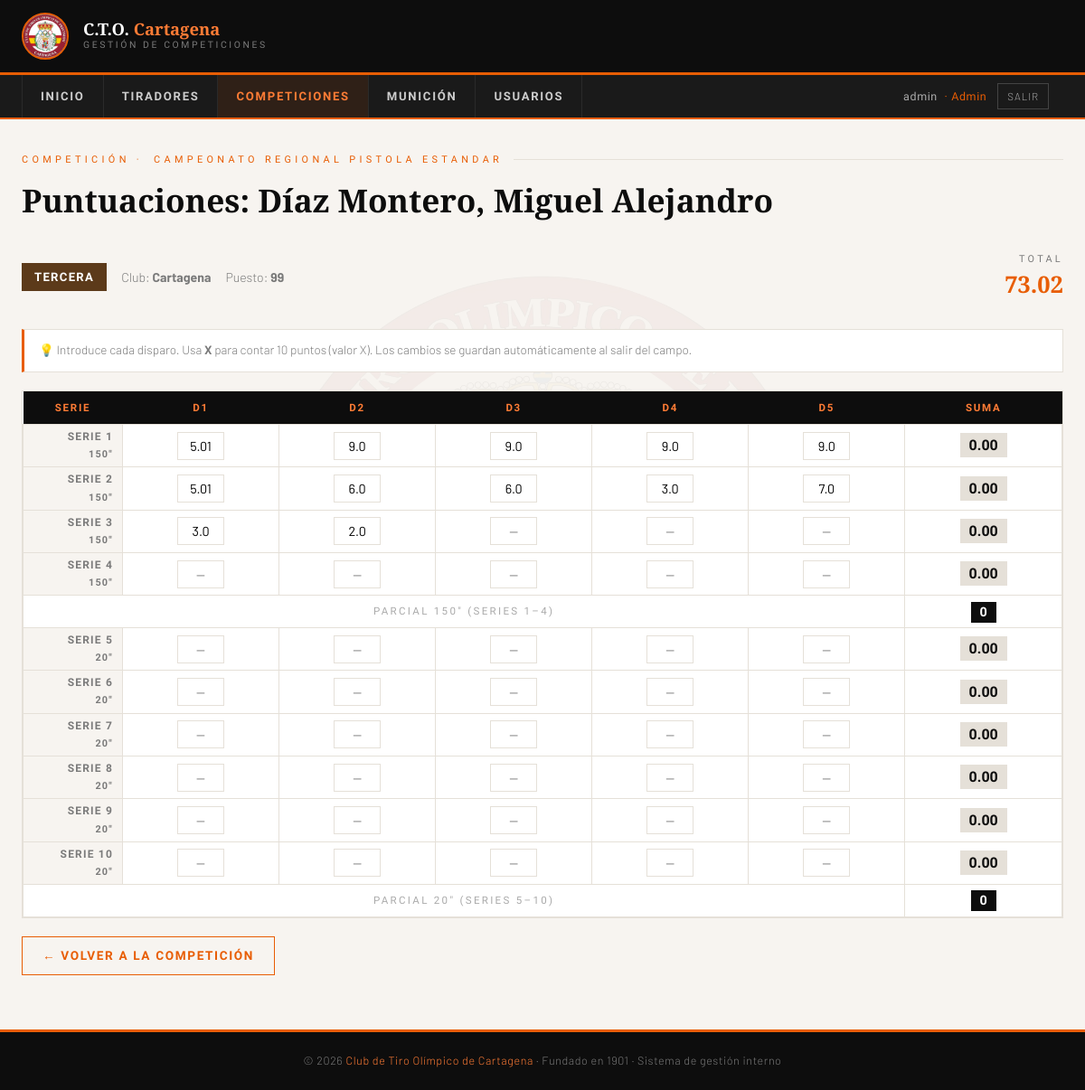
Page /puntuaciones/2 (signed in) on the committed database.
### tables this page shows
CREATE TABLE usuarios (
                id         INTEGER PRIMARY KEY AUTOINCREMENT,
                username   TEXT UNIQUE NOT NULL,
                password   TEXT NOT NULL,
                rol        TEXT NOT NULL DEFAULT 'tirador',
                tirador_id INTEGER,
                activo     INTEGER DEFAULT 1,
                FOREIGN KEY (tirador_id) REFERENCES tiradores(id)
            );

CREATE TABLE competiciones (
                id     INTEGER PRIMARY KEY AUTOINCREMENT,
                nombre TEXT NOT NULL,
                fecha  TEXT,
                modalidad TEXT DEFAULT 'Pistola Standard'
            );

CREATE TABLE tiradores (
                id        INTEGER PRIMARY KEY AUTOINCREMENT,
                nombre    TEXT NOT NULL,
                apellidos TEXT NOT NULL,
                dni       TEXT UNIQUE NOT NULL,
                licencia  TEXT,
                club      TEXT,
                categoria TEXT
            );

CREATE TABLE inscripciones (
                id              INTEGER PRIMARY KEY AUTOINCREMENT,
                competicion_id  INTEGER NOT NULL,
                tirador_id      INTEGER NOT NULL,
                puesto          INTEGER NOT NULL,
                pagado          INTEGER DEFAULT 0, ocultar_categoria INTEGER DEFAULT 0,
                FOREIGN KEY (competicion_id) REFERENCES competiciones(id),
                FOREIGN KEY (tirador_id) REFERENCES tiradores(id),
                UNIQUE(competicion_id, puesto)
            );

CREATE TABLE puntuaciones (
        id             INTEGER PRIMARY KEY AUTOINCREMENT,
        inscripcion_id REAL NOT NULL,
        serie          REAL NOT NULL,
        d1 REAL DEFAULT 0, d2 REAL DEFAULT 0, d3 REAL DEFAULT 0,
        d4 REAL DEFAULT 0, d5 REAL DEFAULT 0,
        FOREIGN KEY (inscripcion_id) REFERENCES inscripciones(id),
        UNIQUE(inscripcion_id, serie)
    );

### app.py (the view, shortened to what this page needs)
@app.route("/puntuaciones/<int:iid>", methods=["GET","POST"])
@login_required
def puntuaciones(iid):
    db   = get_db()
    insc = db.execute("""
        SELECT i.*, t.nombre, t.apellidos, t.categoria, t.club,
               c.nombre as comp_nombre, c.id as cid
        FROM inscripciones i
        JOIN tiradores t ON t.id=i.tirador_id
        JOIN competiciones c ON c.id=i.competicion_id
        WHERE i.id=?
    """, (iid,)).fetchone()
    if not insc:
        return redirect(url_for("competiciones"))
    if current_user.rol == "tirador":
        if current_user.tirador_id != insc["tirador_id"]:
            return render_template("403.html"), 403
    can_edit = current_user.rol in ("admin", "encargado", "arbitro")
    series = {}
    for row in db.execute("SELECT * FROM puntuaciones WHERE inscripcion_id=? ORDER BY serie", (iid,)):
        series[row["serie"]] = row
    total = calcular_total_inscripcion(iid, db)
    return render_template("puntuaciones.html",
        insc=insc, series=series, total=total,
        series_150=SERIES_150, series_20=SERIES_20,
        can_edit=can_edit)

### app.py (called while the page is built)
@login_manager.user_loader
def load_user(user_id):
    db  = get_db()
    row = db.execute("SELECT * FROM usuarios WHERE id=? AND activo=1", (user_id,)).fetchone()
    if row:
        return User(row["id"], row["username"], row["rol"], row["tirador_id"])
    return None

def get_db():
    db = getattr(g, "_database", None)
    if db is None:
        db = g._database = sqlite3.connect(DB_PATH)
        db.row_factory = sqlite3.Row
    return db

def calcular_suma_serie(d1, d2, d3, d4, d5):
    total = 0
    for v in [d1, d2, d3, d4, d5]:
        try:
            total += float(v) if str(v).lower() != 'x' else 10
        except:
            pass
    return total

def calcular_total_inscripcion(insc_id, db):
    filas = db.execute(
        "SELECT d1,d2,d3,d4,d5 FROM puntuaciones WHERE inscripcion_id=?", (insc_id,)
    ).fetchall()
    return sum(calcular_suma_serie(r["d1"],r["d2"],r["d3"],r["d4"],r["d5"]) for r in filas)

### templates/puntuaciones.html (shortened to what this page needs)
{% extends "base.html" %}
{% block contenido %}
<p class="pag-etiqueta">Competición · <a href="/competiciones/{{ insc.cid }}" style="color:var(--naranja);text-decoration:none;">{{ insc.comp_nombre }}</a></p>
<h1 class="pag-titulo">Puntuaciones: {{ insc.apellidos }}, {{ insc.nombre }}</h1>
<div style="display:flex;gap:16px;flex-wrap:wrap;margin-bottom:28px;align-items:center;">
  <span class="badge badge-{{ insc.categoria|lower }}" style="font-size:.82rem;padding:5px 14px;">{{ insc.categoria }}</span>
  <span style="font-size:.88rem;color:var(--gris);">Club: <strong>{{ insc.club }}</strong></span>
  <span style="font-size:.88rem;color:var(--gris);">Puesto: <strong>{{ insc.puesto }}</strong></span>
  <div style="margin-left:auto;text-align:right;">
    <div style="font-family:'Barlow Condensed',sans-serif;font-size:.68rem;letter-spacing:.3em;color:var(--gris);text-transform:uppercase;">Total</div>
    <div class="total-general" id="totalGeneral">{{ "%.2f"|format(total) }}</div>
  </div>
</div>
<div style="background:var(--blanco);border:1px solid var(--gris-claro);border-left:3px solid var(--naranja);
     padding:12px 16px;margin-bottom:20px;font-size:.84rem;color:var(--gris);">
  💡 Introduce cada disparo. Usa <strong>X</strong> para contar 10 puntos (valor X).
  Los cambios se guardan automáticamente al salir del campo.
</div>
<div class="tabla-wrapper">
<table class="punt-tabla" id="tabPuntuaciones">
  <thead>
    <tr>
      <th style="width:110px;">Serie</th>
      <th>D1</th><th>D2</th><th>D3</th><th>D4</th><th>D5</th>
      <th>Suma</th>
    </tr>
  </thead>
  <tbody>
    {% for s in range(1, 11) %}
    {% set row = series.get(s) %}
    {% set es_150 = s <= 4 %}
    <tr class="{{ 'serie-150' if es_150 else 'serie-20' }}">
      <td class="lbl">
        Serie {{ s }}<br>
        <small style="font-size:.68rem;color:var(--gris);">{{ '150\"' if es_150 else '20\"' }}</small>
      </td>
      {% for j in range(1, 6) %}
      <td>
        <input type="text"
               class="punt-input"
               id="s{{ s }}_d{{ j }}"
               data-serie="{{ s }}"
               data-campo="d{{ j }}"
               data-insc="{{ insc.id }}"
               value="{{ row['d' ~ j] if row and row['d' ~ j] != 0 else '' }}"
               maxlength="4"
               autocomplete="off"
               placeholder="—"
               {{ 'readonly style="background:#f5f5f5;color:#999;cursor:not-allowed;"' if not can_edit }}>
      </td>
      {% endfor %}
      <td>
        <span class="suma-serie" id="suma_s{{ s }}">
          {% if row %}
            {% set suma = 0 %}
            {% for j in range(1,6) %}
              {% set v = row['d' ~ j] %}
              {% if v is not none %}
                {% if v|string|lower == 'x' %}{% set suma = suma + 10 %}{% else %}{% set suma = suma + (v|float) %}{% endif %}
              {% endif %}
            {% endfor %}
            {{ "%.2f"|format(suma) }}
          {% else %}0.00{% endif %}
        </span>
      </td>
    </tr>
    {% if s == 4 %}
    <tr style="background:var(--negro);">
      <td colspan="6" style="padding:8px 14px;font-family:'Barlow Condensed',sans-serif;
          font-size:.72rem;letter-spacing:.2em;text-transform:uppercase;color:#aaa;">
        Parcial 150&quot; (Series 1–4)
      </td>
      <td>
        <span class="parcial-box" id="parcial_150">
          {% set p = 0 %}
          {% for ss in range(1,5) %}
            {% set r = series.get(ss) %}
            {% if r %}{% for j in range(1,6) %}
              {% set v = r['d'~j] %}
              {% if v is not none %}{% if v|string|lower=='x' %}{% set p=p+10 %}{% else %}{% set p=p+(v|float) %}{% endif %}{% endif %}
            {% endfor %}{% endif %}
          {% endfor %}
          {{ p|int }}
        </span>
      </td>
    </tr>
    {% elif s == 10 %}
    <tr style="background:var(--negro);">
      <td colspan="6" style="padding:8px 14px;font-family:'Barlow Condensed',sans-serif;
          font-size:.72rem;letter-spacing:.2em;text-transform:uppercase;color:#aaa;">
        Parcial 20&quot; (Series 5–10)
      </td>
      <td>
        <span class="parcial-box" id="parcial_20">
          {% set p = 0 %}
          {% for ss in range(5,11) %}
            {% set r = series.get(ss) %}
            {% if r %}{% for j in range(1,6) %}
              {% set v = r['d'~j] %}
              {% if v is not none %}{% if v|string|lower=='x' %}{% set p=p+10 %}{% else %}{% set p=p+(v|float) %}{% endif %}{% endif %}
            {% endfor %}{% endif %}
          {% endfor %}
          {{ p|int }}
        </span>
      </td>
    </tr>
    {% endif %}
    {% endfor %}
  </tbody>
</table>
</div>
<div style="margin-top:20px;display:flex;gap:12px;align-items:center;flex-wrap:wrap;">
  <a href="/competiciones/{{ insc.cid }}" class="btn btn-outline">← Volver a la competición</a>
</div>
{% endblock %}

### templates/base.html (shortened to what this page needs)
<!DOCTYPE html>
<html lang="es">
<head>
</head>
<body>
<header>
  <div class="header-inner">
    <a href="/" class="header-brand">
      <img src="/static/escudo.png" alt="Escudo CTO Cartagena">
      <div class="brand-text">
        <div class="brand-title">C.T.O. <span>Cartagena</span></div>
        <div class="brand-sub">Gestión de Competiciones</div>
      </div>
    </a>
  </div>
</header>
<nav>
  <div class="nav-inner">
    <div class="nav-menu" id="navMenu">
      <ul>
        <li><a href="/" class="{% if request.endpoint=='index' %}activo{% endif %}">Inicio</a></li>
        {% if current_user.is_authenticated and current_user.rol in ('admin','encargado','directiva') %}
        <li><a href="/tiradores" class="{% if 'tirador' in (request.endpoint or '') %}activo{% endif %}">Tiradores</a></li>
        {% endif %}
        <li><a href="/competiciones" class="{% if 'competicion' in (request.endpoint or '') or 'puntuacion' in (request.endpoint or '') %}activo{% endif %}">Competiciones</a></li>
        {% if current_user.is_authenticated and current_user.rol in ('admin','encargado','directiva') %}
        <li><a href="/municion" class="{% if 'municion' in (request.endpoint or '') %}activo{% endif %}">Munición</a></li>
        {% endif %}
        {% if current_user.is_authenticated and current_user.rol == 'admin' %}
        <li><a href="/usuarios" class="{% if 'usuario' in (request.endpoint or '') %}activo{% endif %}">Usuarios</a></li>
        {% endif %}
      </ul>
    </div>
    {% if current_user.is_authenticated %}
    <div style="display:flex;align-items:center;gap:12px;padding:0 16px;font-size:.78rem;color:#aaa;">
      <span style="font-family:'Barlow Condensed',sans-serif;letter-spacing:.05em;">
        {{ current_user.username }}
        <span style="color:var(--naranja);margin-left:4px;">· {{ current_user.rol|capitalize }}</span>
      </span>
      <a href="/logout" style="color:#aaa;text-decoration:none;border:1px solid #444;padding:4px 10px;font-size:.72rem;letter-spacing:.08em;text-transform:uppercase;">Salir</a>
    </div>
    {% endif %}
  </div>
</nav>
<div class="contenido">
{% block contenido %}{% endblock %}
</div>
<footer>
  <p>© 2026 <span>Club de Tiro Olímpico de Cartagena</span> · Fundado en 1901 · Sistema de gestión interno</p>
</footer>
</body>
</html>

### rows in the picture
usuarios: username "admin", rol "Admin"
competiciones: comp_nombre "CAMPEONATO REGIONAL PISTOLA ESTANDAR"
tiradores: apellidos "Díaz Montero", nombre "Miguel Alejandro", categoria "TERCERA", club "Cartagena"
inscripciones: puesto "99"
puntuaciones: d1 "5.01" "9.0" "9.0" "9.0" "9.0"
puntuaciones: d1 "5.01" "6.0" "6.0" "3.0" "7.0"
puntuaciones: d1 "3.0" "2.0"

### other values in the picture
{{ "%.2f"|format(total) }} "73.02"
{{ s }} "1" "2" "3" "4" "5" "6" "7" "8" "9" "10"
{{ '150\"' if es_150 else '20\"' }} "150\"" "150\"" "150\"" "150\"" "20\"" "20\"" "20\"" "20\"" "20\"" "20\""
{{ "%.2f"|format(suma) }} "0.00" "0.00" "0.00"
{{ p|int }} "0"
